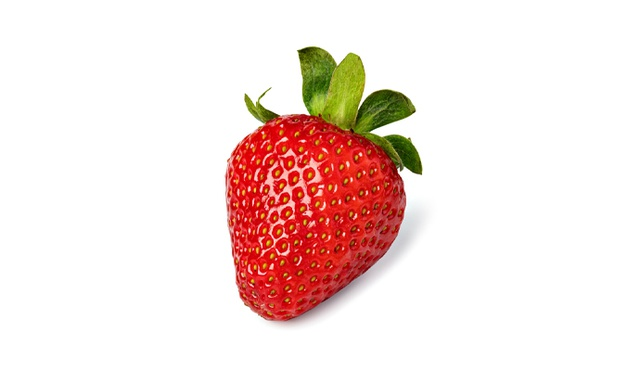
#> input picture opencv/straberry.jpg, 640 x 371 px, found by its file name
$ python hsv.py
#> lines starting #> are read from the running program, lines starting #| are printed output that depends on the picture
import cv2
import numpy as np
img = cv2.imread("/home/yong/opencv/straberry.jpg", cv2.IMREAD_COLOR)
#> img is the input picture: shape (371, 640, 3); mean B, G, R 221.8, 225.9, 244

cv2.waitKey(0)

color = cv2.imread("/home/yong/opencv/straberry.jpg", cv2.IMREAD_COLOR)
print(color.shape)
#| (371, 640, 3)
height, width, channels = color.shape
#> height = 371; width = 640; channels = 3

cv2.imshow("original", img)

b, g, r = cv2.split(color)
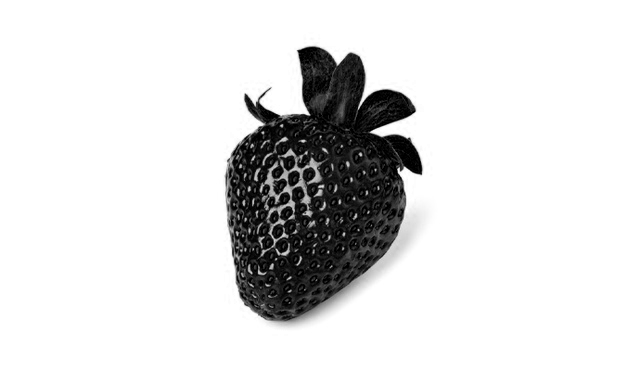
#> b: shape (371, 640); min 0, max 255, mean 221.8
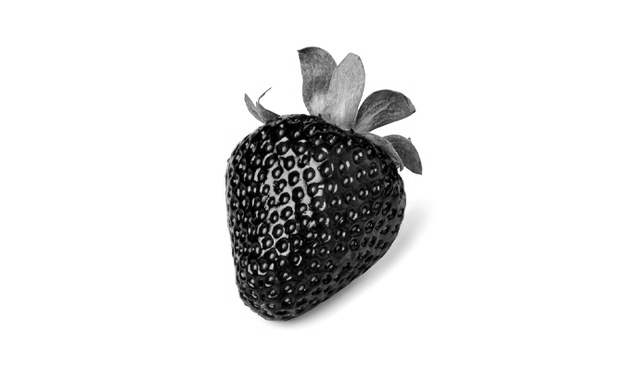
#> g: shape (371, 640); min 0, max 255, mean 225.9
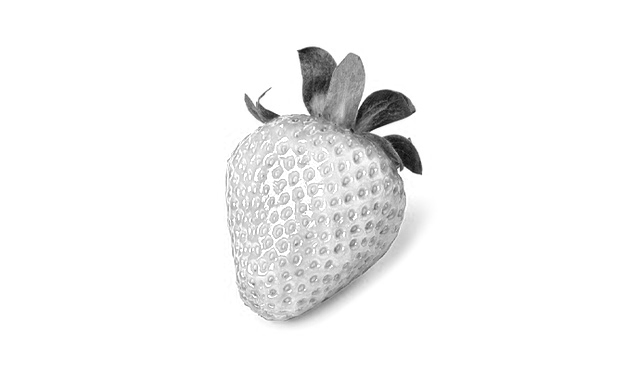
#> r: shape (371, 640); min 4, max 255, mean 244
rgb_split = np.concatenate((b,g,r), axis = 1)
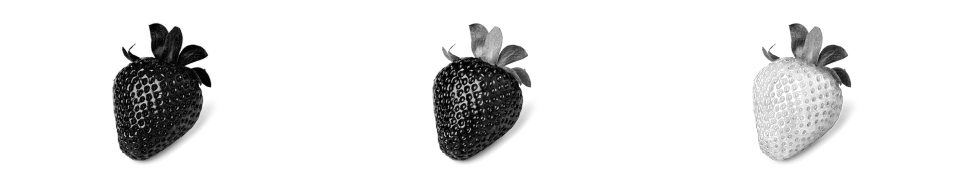
#> rgb_split: shape (371, 1920) (shown at 1/2 size); min 0, max 255, mean 230.6
cv2.imshow("BGR channels", rgb_split)
hsv = cv2.cvtColor(color, cv2.COLOR_BGR2HSV)
#> hsv: shape (371, 640, 3); mean H, S, V 11, 31.6, 244.8
h, s, v = cv2.split(hsv)
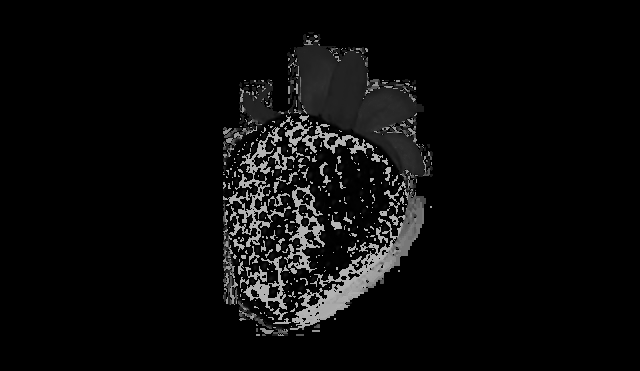
#> h: shape (371, 640); min 0, max 179, mean 11
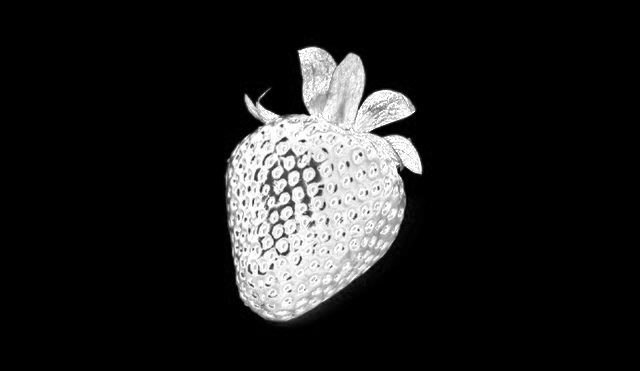
#> s: shape (371, 640); min 0, max 255, mean 31.6
hsv_split = np.concatenate((h,s,v), axis = 1)
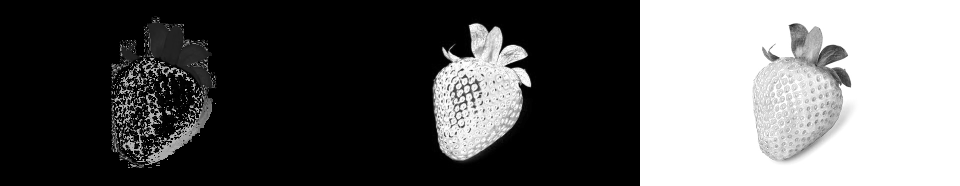
#> hsv_split: shape (371, 1920) (shown at 1/2 size); min 0, max 255, mean 95.8
cv2.imshow("hsv channels", hsv_split)

cv2.waitKey(0)
#> (the run stopped early here; a loop or call above may not have finished)
